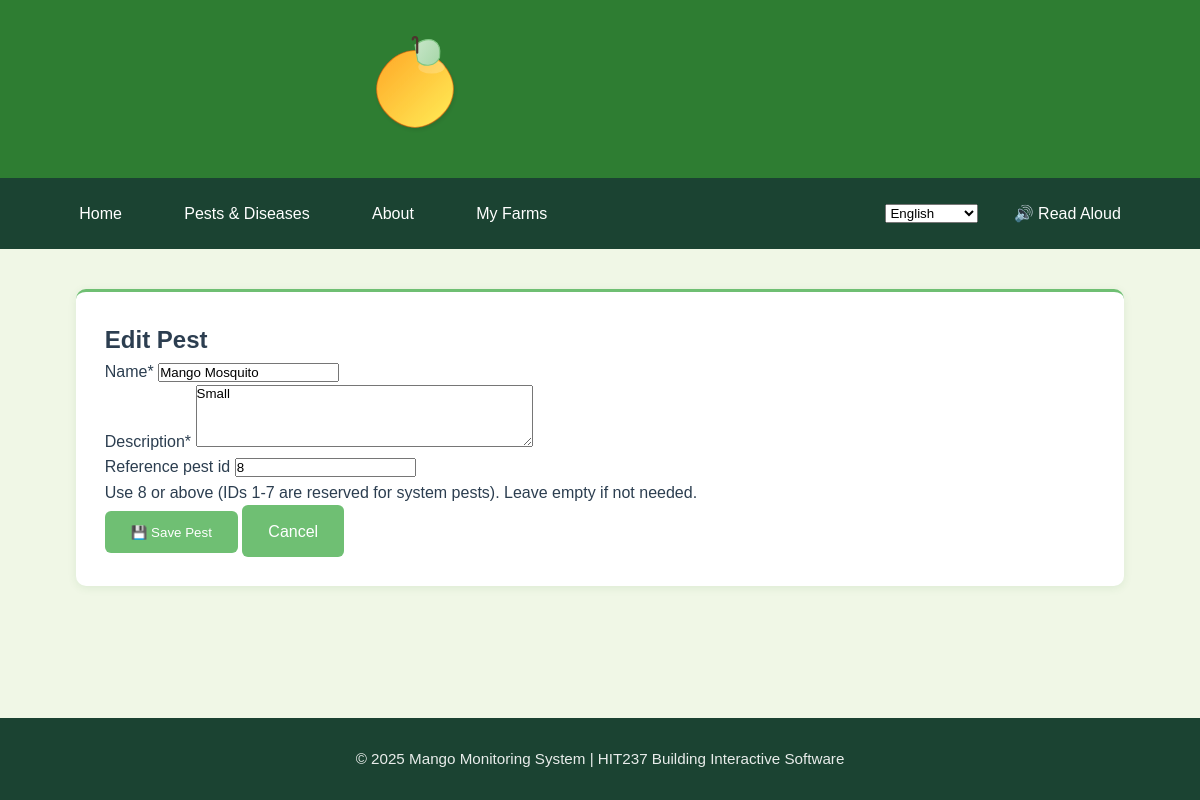
The page /myfarms/pests/24/update/ (signed in) on the database its author committed.
### App2/models.py (models this page shows, shortened)
class Pest(models.Model):
    name = models.CharField(max_length=100)
    description = models.TextField()
    reference_pest_id = models.IntegerField(null=True, blank=True,help_text="ID from reference pest database if identified")
    created_by = models.ForeignKey(User, on_delete=models.SET_NULL, null=True)

### App2/views.py (the view, shortened to what this page needs)
# urls.py: path('pests/<int:pk>/update/', views.PestUpdateView.as_view(), name='pest-update'),
class PestUpdateView(LoginRequiredMixin, UserPassesTestMixin, UpdateView):
    model = Pest
    form_class = PestForm
    template_name = 'App2/pest_form.html'
    success_url = reverse_lazy('App2:pest-list')
    def test_func(self):
        if self.request.user.is_superuser:
            return True
        return self.get_object().created_by == self.request.user

### App2/forms.py (shortened to what this page needs)
class PestForm(forms.ModelForm):
    reference_pest_id = forms.IntegerField(
        required=False,
        widget=forms.NumberInput(attrs={
            'class': 'form-control',
            'min': '8'
        }),
        help_text="Use 8 or above (IDs 1-7 are reserved for system pests). Leave empty if not needed."
    )
    class Meta:
        model = Pest
        fields = ['name', 'description', 'reference_pest_id']
        widgets = {
            'name': forms.TextInput(attrs={'class': 'form-control'}),
            'description': forms.Textarea(attrs={'class': 'form-control', 'rows': 4}),
        }

### App2/templates/App2/pest_form.html (shortened to what this page needs)
{% extends 'app2/base.html' %}
{% block content %}
<div class="card shadow-sm p-3">
<div class="container mt-4">
  <h2>{{ form.instance.pk|yesno:"Edit Pest,Add New Pest" }}</h2>
  <form method="post" class="row g-3">
    {% for field in form %}
    <div class="col-md-6">
      <label class="form-label">{{ field.label }}{% if field.field.required %}<span class="text-danger">*</span>{% endif %}</label>
      {{ field }}
      {% if field.help_text %}<div class="form-text">{{ field.help_text }}</div>{% endif %}
    </div>
    {% endfor %}
    <div class="col-12 mt-2">
      <button type="submit" class="btn btn-success">💾 Save Pest</button>
      <a href="{% url 'App2:pest-list' %}" class="btn btn-outline-secondary">Cancel</a>
    </div>
  </form>
</div>
</div>
{% endblock %}

### App1/static/css/base.css (style rules this page uses)
:root { --primary-green: #2E7D32; --secondary-green: #6FBF73; --accent-green: #A2C523; --light-bg: #F0F7E6; --card-bg: #FFFFFF; --text-dark: #2C3E50; --text-light: #5D6D7E; --shadow-sm: 0 2px 8px rgba(46, 125, 50, 0.1); --shadow-md: 0 4px 12px rgba(46, 125, 50, 0.15); --border-color: #dcdcdc; }
* { margin: 0; padding: 0; box-sizing: border-box; font-family: 'Poppins', sans-serif; }
body { min-height: 100vh; display: flex; flex-direction: column; background-color: var(--light-bg); color: var(--text-dark); line-height: 1.6; }
.card { background: var(--card-bg); border-radius: 10px; box-shadow: var(--shadow-sm); padding: 1.8rem; transition: all 0.3s ease; border-top: 3px solid var(--secondary-green); }
.btn { display: inline-flex; align-items: center; gap: 0.5rem; padding: 0.7rem 1.5rem; background-color: var(--secondary-green); color: white; border-radius: 6px; text-decoration: none; font-weight: 500; transition: all 0.3s ease; border: 2px solid transparent; }

### rows shown on the page
Pest: instance.pk "Edit Pest", form "Mango Mosquito" "Small" "8"

### other values the page prints
{{ field.label }} "Name" "Description" "Reference pest id"
{{ field.help_text }} "Use 8 or above (IDs 1-7 are reserved for system pests). Leave empty if not needed."
